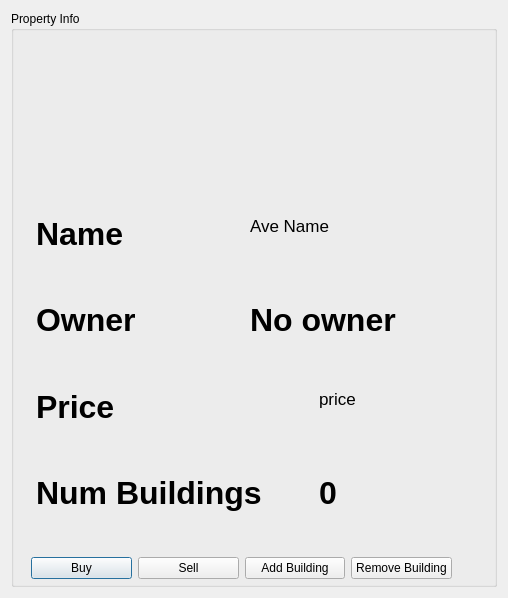
<?xml version="1.0" encoding="UTF-8"?>
<ui version="4.0">
 <class>PopupWindow</class>
 <widget class="QDialog" name="PopupWindow">
  <property name="geometry">
   <rect>
    <x>0</x>
    <y>0</y>
    <width>508</width>
    <height>598</height>
   </rect>
  </property>
  <property name="windowTitle">
   <string>Dialog</string>
  </property>
  <layout class="QHBoxLayout" name="horizontalLayout">
   <item>
    <widget class="QGroupBox" name="groupBox">
     <property name="title">
      <string>Property Info</string>
     </property>
     <widget class="QLabel" name="avePlot">
      <property name="geometry">
       <rect>
        <x>20</x>
        <y>30</y>
        <width>421</width>
        <height>151</height>
       </rect>
      </property>
      <property name="text">
       <string/>
      </property>
      <property name="pixmap">
       <pixmap resource="sourceMainWindow.qrc">:/plots/Ave Plots/1.png</pixmap>
      </property>
      <property name="scaledContents">
       <bool>true</bool>
      </property>
     </widget>
     <widget class="QWidget" name="layoutWidget">
      <property name="geometry">
       <rect>
        <x>20</x>
        <y>200</y>
        <width>421</width>
        <height>368</height>
       </rect>
      </property>
      <layout class="QVBoxLayout" name="verticalLayout" stretch="10,1">
       <item>
        <layout class="QVBoxLayout" name="infoPannel">
         <item>
          <layout class="QHBoxLayout" name="horizontalLayout_2" stretch="1,1">
           <property name="sizeConstraint">
            <enum>QLayout::SetDefaultConstraint</enum>
           </property>
           <item>
            <widget class="QTextBrowser" name="name">
             <property name="styleSheet">
              <string notr="true">background-color: transparent;</string>
             </property>
             <property name="html">
              <string>&lt;!DOCTYPE HTML PUBLIC &quot;-//W3C//DTD HTML 4.0//EN&quot; &quot;http://www.w3.org/TR/REC-html40/strict.dtd&quot;&gt;
&lt;html&gt;&lt;head&gt;&lt;meta name=&quot;qrichtext&quot; content=&quot;1&quot; /&gt;&lt;meta charset=&quot;utf-8&quot; /&gt;&lt;style type=&quot;text/css&quot;&gt;
p, li { white-space: pre-wrap; }
hr { height: 1px; border-width: 0; }
li.unchecked::marker { content: &quot;\2610&quot;; }
li.checked::marker { content: &quot;\2612&quot;; }
&lt;/style&gt;&lt;/head&gt;&lt;body style=&quot; font-family:'.AppleSystemUIFont'; font-size:13pt; font-weight:400; font-style:normal;&quot;&gt;
&lt;p style=&quot; margin-top:0px; margin-bottom:0px; margin-left:0px; margin-right:0px; -qt-block-indent:0; text-indent:0px;&quot;&gt;&lt;span style=&quot; font-size:24pt; font-weight:700;&quot;&gt;Name&lt;/span&gt;&lt;/p&gt;&lt;/body&gt;&lt;/html&gt;</string>
             </property>
            </widget>
           </item>
           <item>
            <widget class="QTextBrowser" name="aveName_input">
             <property name="styleSheet">
              <string notr="true">background-color: transparent;</string>
             </property>
             <property name="html">
              <string>&lt;!DOCTYPE HTML PUBLIC &quot;-//W3C//DTD HTML 4.0//EN&quot; &quot;http://www.w3.org/TR/REC-html40/strict.dtd&quot;&gt;
&lt;html&gt;&lt;head&gt;&lt;meta name=&quot;qrichtext&quot; content=&quot;1&quot; /&gt;&lt;meta charset=&quot;utf-8&quot; /&gt;&lt;style type=&quot;text/css&quot;&gt;
p, li { white-space: pre-wrap; }
hr { height: 1px; border-width: 0; }
li.unchecked::marker { content: &quot;\2610&quot;; }
li.checked::marker { content: &quot;\2612&quot;; }
&lt;/style&gt;&lt;/head&gt;&lt;body style=&quot; font-family:'.AppleSystemUIFont'; font-size:13pt; font-weight:400; font-style:normal;&quot;&gt;
&lt;p style=&quot; margin-top:0px; margin-bottom:0px; margin-left:0px; margin-right:0px; -qt-block-indent:0; text-indent:0px;&quot;&gt;Ave Name&lt;/p&gt;&lt;/body&gt;&lt;/html&gt;</string>
             </property>
            </widget>
           </item>
          </layout>
         </item>
         <item>
          <layout class="QHBoxLayout" name="horizontalLayout_3" stretch="1,1">
           <property name="sizeConstraint">
            <enum>QLayout::SetDefaultConstraint</enum>
           </property>
           <item>
            <widget class="QTextBrowser" name="owner">
             <property name="styleSheet">
              <string notr="true">background-color: transparent;</string>
             </property>
             <property name="html">
              <string>&lt;!DOCTYPE HTML PUBLIC &quot;-//W3C//DTD HTML 4.0//EN&quot; &quot;http://www.w3.org/TR/REC-html40/strict.dtd&quot;&gt;
&lt;html&gt;&lt;head&gt;&lt;meta name=&quot;qrichtext&quot; content=&quot;1&quot; /&gt;&lt;meta charset=&quot;utf-8&quot; /&gt;&lt;style type=&quot;text/css&quot;&gt;
p, li { white-space: pre-wrap; }
hr { height: 1px; border-width: 0; }
li.unchecked::marker { content: &quot;\2610&quot;; }
li.checked::marker { content: &quot;\2612&quot;; }
&lt;/style&gt;&lt;/head&gt;&lt;body style=&quot; font-family:'.AppleSystemUIFont'; font-size:13pt; font-weight:400; font-style:normal;&quot;&gt;
&lt;p style=&quot; margin-top:0px; margin-bottom:0px; margin-left:0px; margin-right:0px; -qt-block-indent:0; text-indent:0px;&quot;&gt;&lt;span style=&quot; font-size:24pt; font-weight:700;&quot;&gt;Owner&lt;/span&gt;&lt;/p&gt;&lt;/body&gt;&lt;/html&gt;</string>
             </property>
            </widget>
           </item>
           <item>
            <widget class="QTextBrowser" name="aveOwner_input">
             <property name="styleSheet">
              <string notr="true">background-color: transparent;</string>
             </property>
             <property name="html">
              <string>&lt;!DOCTYPE HTML PUBLIC &quot;-//W3C//DTD HTML 4.0//EN&quot; &quot;http://www.w3.org/TR/REC-html40/strict.dtd&quot;&gt;
&lt;html&gt;&lt;head&gt;&lt;meta name=&quot;qrichtext&quot; content=&quot;1&quot; /&gt;&lt;meta charset=&quot;utf-8&quot; /&gt;&lt;style type=&quot;text/css&quot;&gt;
p, li { white-space: pre-wrap; }
hr { height: 1px; border-width: 0; }
li.unchecked::marker { content: &quot;\2610&quot;; }
li.checked::marker { content: &quot;\2612&quot;; }
&lt;/style&gt;&lt;/head&gt;&lt;body style=&quot; font-family:'.AppleSystemUIFont'; font-size:13pt; font-weight:400; font-style:normal;&quot;&gt;
&lt;p style=&quot; margin-top:0px; margin-bottom:0px; margin-left:0px; margin-right:0px; -qt-block-indent:0; text-indent:0px;&quot;&gt;&lt;span style=&quot; font-size:24pt; font-weight:700;&quot;&gt;No owner&lt;/span&gt;&lt;/p&gt;&lt;/body&gt;&lt;/html&gt;</string>
             </property>
            </widget>
           </item>
          </layout>
         </item>
         <item>
          <layout class="QHBoxLayout" name="horizontalLayout_4" stretch="6,3">
           <property name="sizeConstraint">
            <enum>QLayout::SetDefaultConstraint</enum>
           </property>
           <item>
            <widget class="QTextBrowser" name="price">
             <property name="styleSheet">
              <string notr="true">background-color: transparent;</string>
             </property>
             <property name="html">
              <string>&lt;!DOCTYPE HTML PUBLIC &quot;-//W3C//DTD HTML 4.0//EN&quot; &quot;http://www.w3.org/TR/REC-html40/strict.dtd&quot;&gt;
&lt;html&gt;&lt;head&gt;&lt;meta name=&quot;qrichtext&quot; content=&quot;1&quot; /&gt;&lt;meta charset=&quot;utf-8&quot; /&gt;&lt;style type=&quot;text/css&quot;&gt;
p, li { white-space: pre-wrap; }
hr { height: 1px; border-width: 0; }
li.unchecked::marker { content: &quot;\2610&quot;; }
li.checked::marker { content: &quot;\2612&quot;; }
&lt;/style&gt;&lt;/head&gt;&lt;body style=&quot; font-family:'.AppleSystemUIFont'; font-size:13pt; font-weight:400; font-style:normal;&quot;&gt;
&lt;p style=&quot; margin-top:0px; margin-bottom:0px; margin-left:0px; margin-right:0px; -qt-block-indent:0; text-indent:0px;&quot;&gt;&lt;span style=&quot; font-size:24pt; font-weight:700;&quot;&gt;Price&lt;/span&gt;&lt;/p&gt;&lt;/body&gt;&lt;/html&gt;</string>
             </property>
            </widget>
           </item>
           <item>
            <widget class="QTextBrowser" name="avePrice_input">
             <property name="styleSheet">
              <string notr="true">background-color: transparent;</string>
             </property>
             <property name="html">
              <string>&lt;!DOCTYPE HTML PUBLIC &quot;-//W3C//DTD HTML 4.0//EN&quot; &quot;http://www.w3.org/TR/REC-html40/strict.dtd&quot;&gt;
&lt;html&gt;&lt;head&gt;&lt;meta name=&quot;qrichtext&quot; content=&quot;1&quot; /&gt;&lt;meta charset=&quot;utf-8&quot; /&gt;&lt;style type=&quot;text/css&quot;&gt;
p, li { white-space: pre-wrap; }
hr { height: 1px; border-width: 0; }
li.unchecked::marker { content: &quot;\2610&quot;; }
li.checked::marker { content: &quot;\2612&quot;; }
&lt;/style&gt;&lt;/head&gt;&lt;body style=&quot; font-family:'.AppleSystemUIFont'; font-size:13pt; font-weight:400; font-style:normal;&quot;&gt;
&lt;p style=&quot; margin-top:0px; margin-bottom:0px; margin-left:0px; margin-right:0px; -qt-block-indent:0; text-indent:0px;&quot;&gt;price&lt;/p&gt;&lt;/body&gt;&lt;/html&gt;</string>
             </property>
            </widget>
           </item>
          </layout>
         </item>
         <item>
          <layout class="QHBoxLayout" name="horizontalLayout_5" stretch="6,3">
           <property name="sizeConstraint">
            <enum>QLayout::SetDefaultConstraint</enum>
           </property>
           <item>
            <widget class="QTextBrowser" name="numBuildings">
             <property name="styleSheet">
              <string notr="true">background-color: transparent;</string>
             </property>
             <property name="html">
              <string>&lt;!DOCTYPE HTML PUBLIC &quot;-//W3C//DTD HTML 4.0//EN&quot; &quot;http://www.w3.org/TR/REC-html40/strict.dtd&quot;&gt;
&lt;html&gt;&lt;head&gt;&lt;meta name=&quot;qrichtext&quot; content=&quot;1&quot; /&gt;&lt;meta charset=&quot;utf-8&quot; /&gt;&lt;style type=&quot;text/css&quot;&gt;
p, li { white-space: pre-wrap; }
hr { height: 1px; border-width: 0; }
li.unchecked::marker { content: &quot;\2610&quot;; }
li.checked::marker { content: &quot;\2612&quot;; }
&lt;/style&gt;&lt;/head&gt;&lt;body style=&quot; font-family:'.AppleSystemUIFont'; font-size:13pt; font-weight:400; font-style:normal;&quot;&gt;
&lt;p style=&quot; margin-top:0px; margin-bottom:0px; margin-left:0px; margin-right:0px; -qt-block-indent:0; text-indent:0px;&quot;&gt;&lt;span style=&quot; font-size:24pt; font-weight:700;&quot;&gt;Num Buildings&lt;/span&gt;&lt;/p&gt;&lt;/body&gt;&lt;/html&gt;</string>
             </property>
            </widget>
           </item>
           <item>
            <widget class="QTextBrowser" name="aveNumBuilding_input">
             <property name="styleSheet">
              <string notr="true">background-color: transparent;</string>
             </property>
             <property name="html">
              <string>&lt;!DOCTYPE HTML PUBLIC &quot;-//W3C//DTD HTML 4.0//EN&quot; &quot;http://www.w3.org/TR/REC-html40/strict.dtd&quot;&gt;
&lt;html&gt;&lt;head&gt;&lt;meta name=&quot;qrichtext&quot; content=&quot;1&quot; /&gt;&lt;meta charset=&quot;utf-8&quot; /&gt;&lt;style type=&quot;text/css&quot;&gt;
p, li { white-space: pre-wrap; }
hr { height: 1px; border-width: 0; }
li.unchecked::marker { content: &quot;\2610&quot;; }
li.checked::marker { content: &quot;\2612&quot;; }
&lt;/style&gt;&lt;/head&gt;&lt;body style=&quot; font-family:'.AppleSystemUIFont'; font-size:13pt; font-weight:400; font-style:normal;&quot;&gt;
&lt;p style=&quot; margin-top:0px; margin-bottom:0px; margin-left:0px; margin-right:0px; -qt-block-indent:0; text-indent:0px;&quot;&gt;&lt;span style=&quot; font-size:24pt; font-weight:700;&quot;&gt;0&lt;/span&gt;&lt;/p&gt;&lt;/body&gt;&lt;/html&gt;</string>
             </property>
            </widget>
           </item>
          </layout>
         </item>
        </layout>
       </item>
       <item>
        <layout class="QHBoxLayout" name="horizontalLayout_6">
         <item>
          <widget class="QPushButton" name="buttonBuy">
           <property name="text">
            <string>Buy</string>
           </property>
          </widget>
         </item>
         <item>
          <widget class="QPushButton" name="buttonSell">
           <property name="text">
            <string>Sell</string>
           </property>
          </widget>
         </item>
         <item>
          <widget class="QPushButton" name="buttonAddBuilding">
           <property name="text">
            <string>Add Building</string>
           </property>
          </widget>
         </item>
         <item>
          <widget class="QPushButton" name="buttonRemoveBuilding">
           <property name="text">
            <string>Remove Building</string>
           </property>
          </widget>
         </item>
        </layout>
       </item>
      </layout>
     </widget>
    </widget>
   </item>
  </layout>
 </widget>
 <resources>
  <include location="sourceMainWindow.qrc"/>
 </resources>
 <connections/>
</ui>
